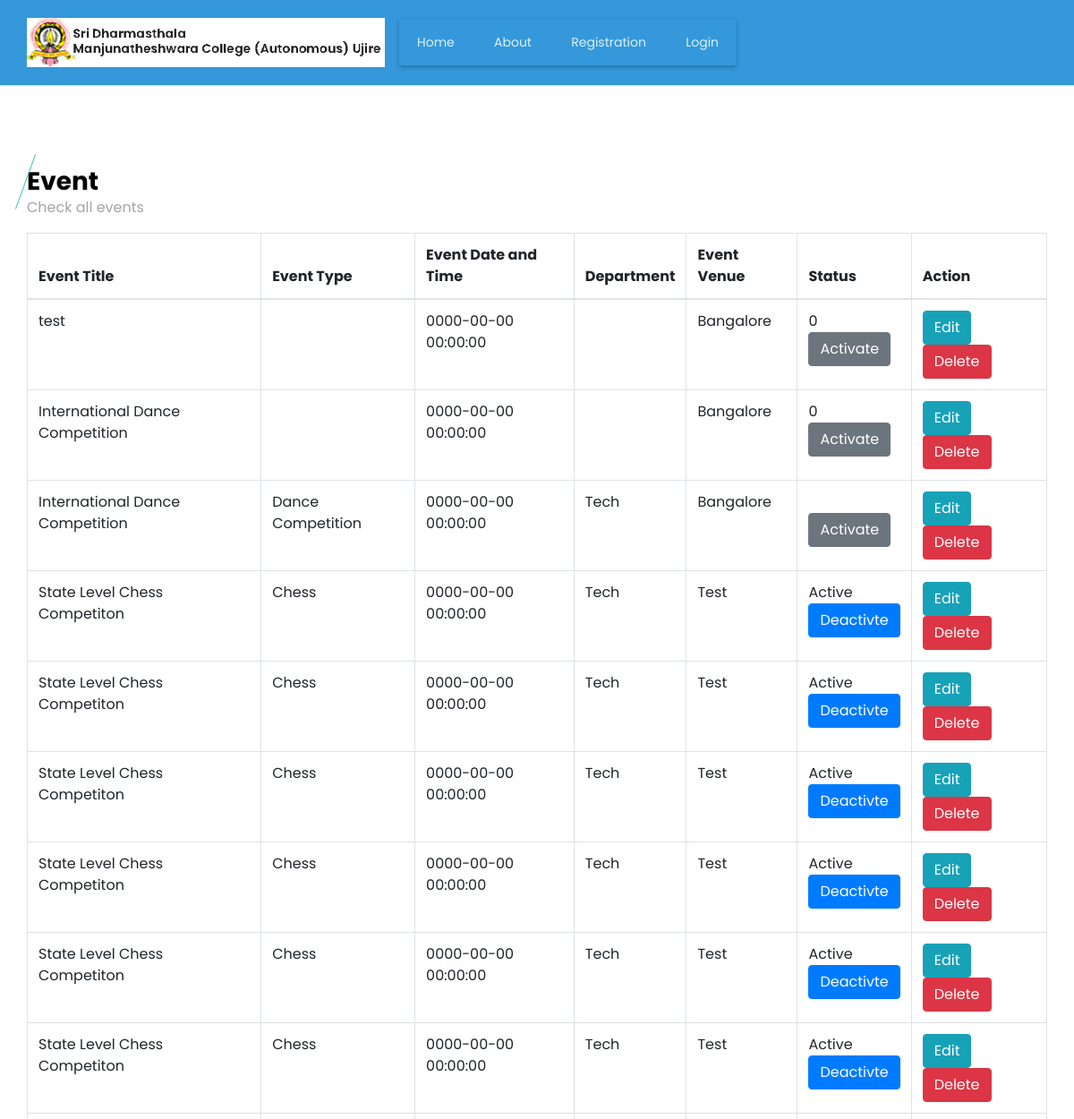
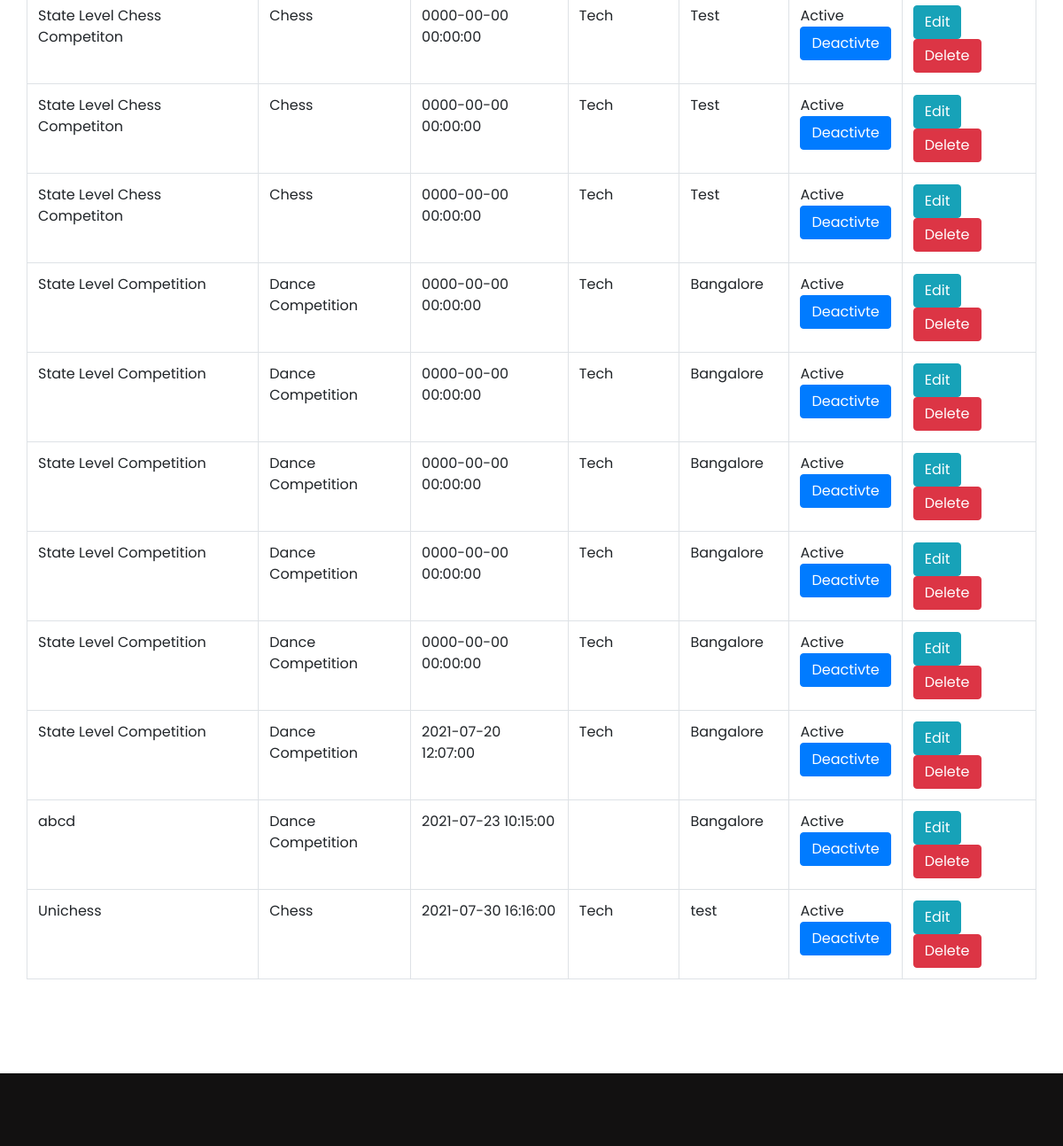
The page /viewevent.php (upper part) on the database as committed earlier (2 pictures, top to bottom).
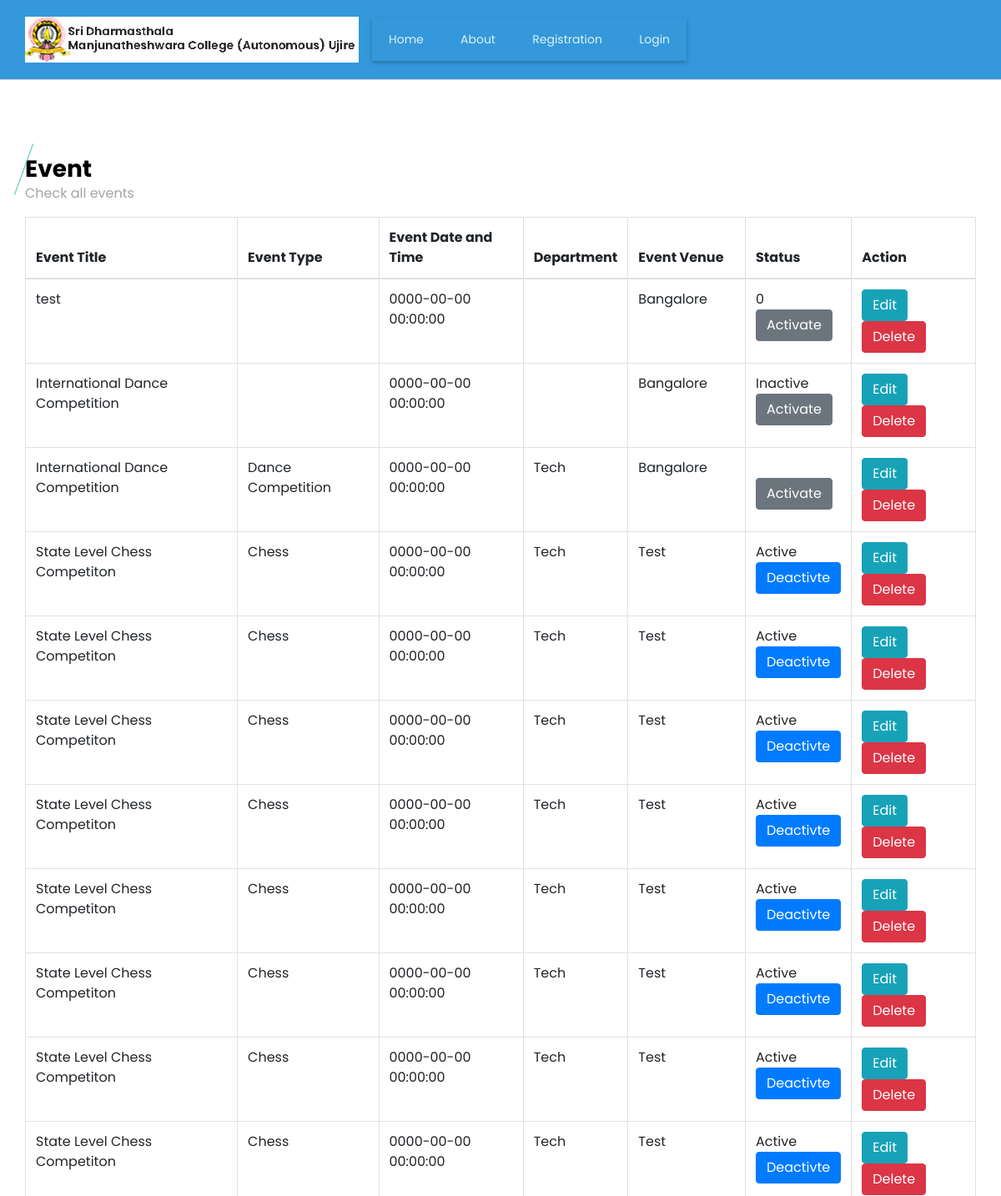
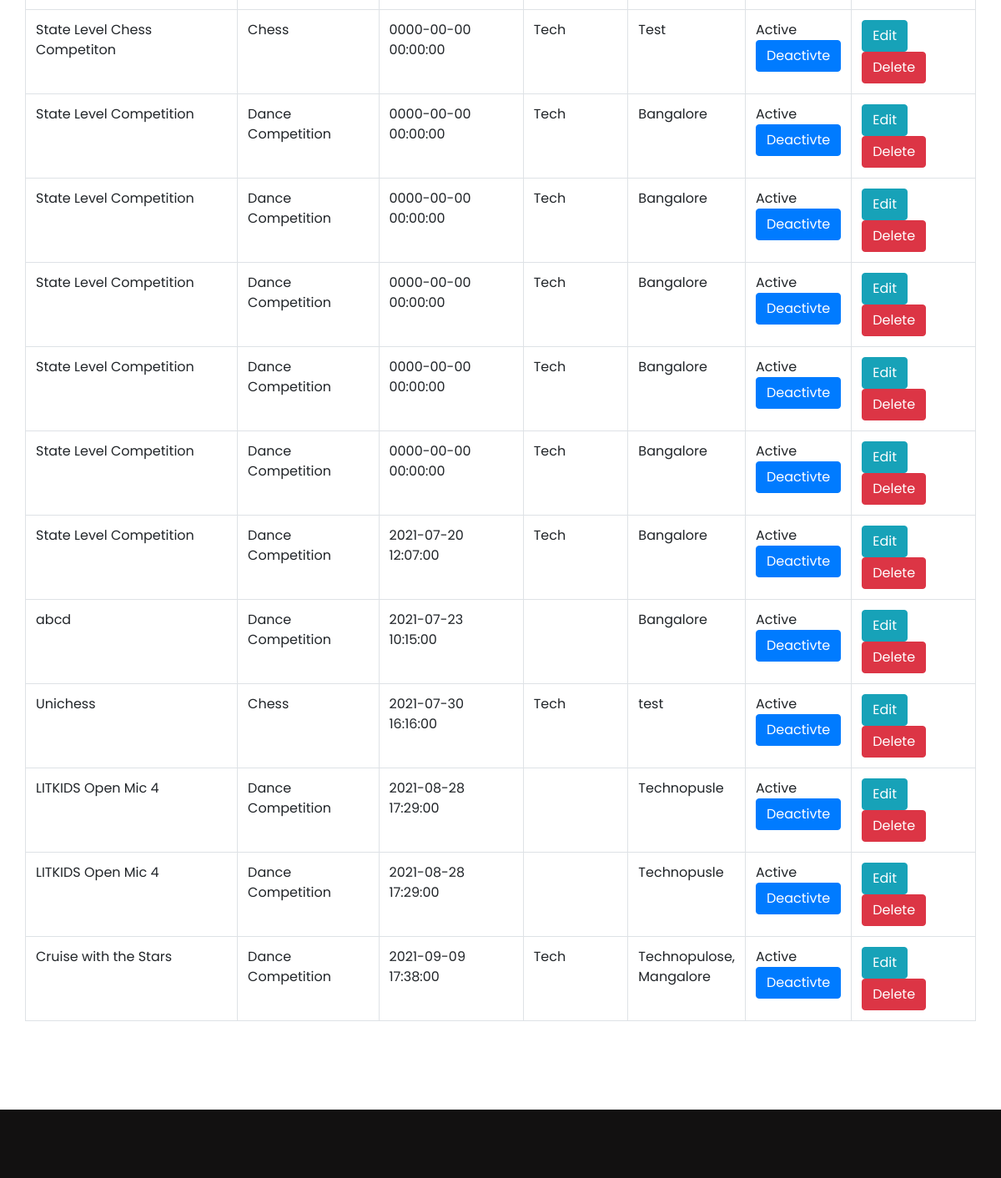
The same page on the database as committed later (2 pictures, top to bottom).
### tables this page shows
CREATE TABLE `event` (
  `event_id` bigint(20) NOT NULL,
  `event_type_id` int(11) NOT NULL,
  `event_participation_type` varchar(25) NOT NULL COMMENT 'Single, Team',
  `no_of_participants` int(11) NOT NULL,
  `event_title` varchar(300) NOT NULL,
  `event_description` text NOT NULL,
  `event_rules` text NOT NULL,
  `event_banner` varchar(300) NOT NULL,
  `department_id` int(11) NOT NULL,
  `club` varchar(25) NOT NULL COMMENT 'if department not selected then it will come under club',
  `course_id` int(11) NOT NULL,
  `st_class` varchar(20) NOT NULL,
  `event_date_time` datetime NOT NULL,
  `event_venue` text NOT NULL,
  `staff_id` int(11) NOT NULL,
  `firstplace_point` int(11) NOT NULL,
  `secondplace_point` int(11) NOT NULL,
  `thirdplace_point` int(11) NOT NULL,
  `participation_point` int(11) NOT NULL,
  `participation_limit` int(11) NOT NULL,
  `event_status` varchar(10) NOT NULL
);

CREATE TABLE `event_type` (
  `event_type_id` int(11) NOT NULL,
  `event_type` varchar(30) NOT NULL,
  `event_type_info` text NOT NULL,
  `event_type_status` varchar(10) NOT NULL
);

CREATE TABLE `department` (
  `department_id` int(11) NOT NULL,
  `department` varchar(25) NOT NULL,
  `department_detail` text NOT NULL,
  `department_status` varchar(10) NOT NULL
);

### viewevent.php (the view, shortened to what this page needs)
<?php
include("header.php");
?>
  <section class="event_section layout_padding">
    <div class="container">
      <div class="heading_container">
        <h3>
         Event
        </h3>
        <p>
         Check all events
        </p>
      </div>
      <div class="event_container">
        <div class="">
<table id="datatableplugin" class="table table-bordered">
	<thead>
		<tr>
			<th>Event Title</th>
			<th>Event Type</th>
			<th>Event Date and Time</th>
			<th>Department</th>
			<th>Event Venue</th>
			<th>Status</th>
			<th>Action</th>
		</tr>
	</thead>
	<tbody>
		<?php
		$sqlview = "SELECT event.*,department.department,event_type.event_type FROM  event LEFT JOIN department ON event.department_id=department.department_id LEFT JOIN event_type ON event.event_type_id=event_type.event_type_id";
		$qsqlview = mysqli_query($con,$sqlview);
		while($rsview = mysqli_fetch_array($qsqlview))
		{
			echo "<tr>
				<td>$rsview[event_title]</td>
				<td>$rsview[event_type]</td>
				<td>$rsview[event_date_time]</td>
				<td>$rsview[department]</td>
				<td>$rsview[event_venue]</td>
				<td>$rsview[event_status] <br>";
				if($rsview['event_status'] == "Active")
{
	echo "<a href='viewevent.php?st=Inactive&acid=$rsview[event_id]' class='btn btn-primary' onclick='return confirmst()' >Deactivte</a>";
}
else
{
	echo "<a href='viewevent.php?st=Active&acid=$rsview[event_id]' class='btn btn-secondary' onclick='return confirmst()'  >Activate</a>";
}
			echo"<td>
				<a href='addevent.php?editid=$rsview[event_id]' class='btn btn-info'>Edit</a>
				<a href='viewevent.php?delid=$rsview[event_id]' class='btn btn-danger' onclick='return confirmdel()' >Delete</a>
				</td>
			</tr>";
		}
		?>
	</tbody>
</table>
        </div>
      </div>
    </div>
  </section>
<?php
include("footer.php");
?>

Rows that differ between the two databases and show on the page:
changed event: event_status "0" → "Inactive"
added event: event_title "LITKIDS Open Mic 4", event_type.event_type "Dance Competition", event_date_time "2021-08-28 17:29:00", event_venue "Technopusle", event_status "Active"
added event: event_title "LITKIDS Open Mic 4", event_type.event_type "Dance Competition", event_date_time "2021-08-28 17:29:00", event_venue "Technopusle", event_status "Active"
added event: event_title "Cruise with the Stars", event_type.event_type "Dance Competition", event_date_time "2021-09-09 17:38:00", department.department "Tech", event_venue "Technopulose, Mangalore", event_status "Active"
